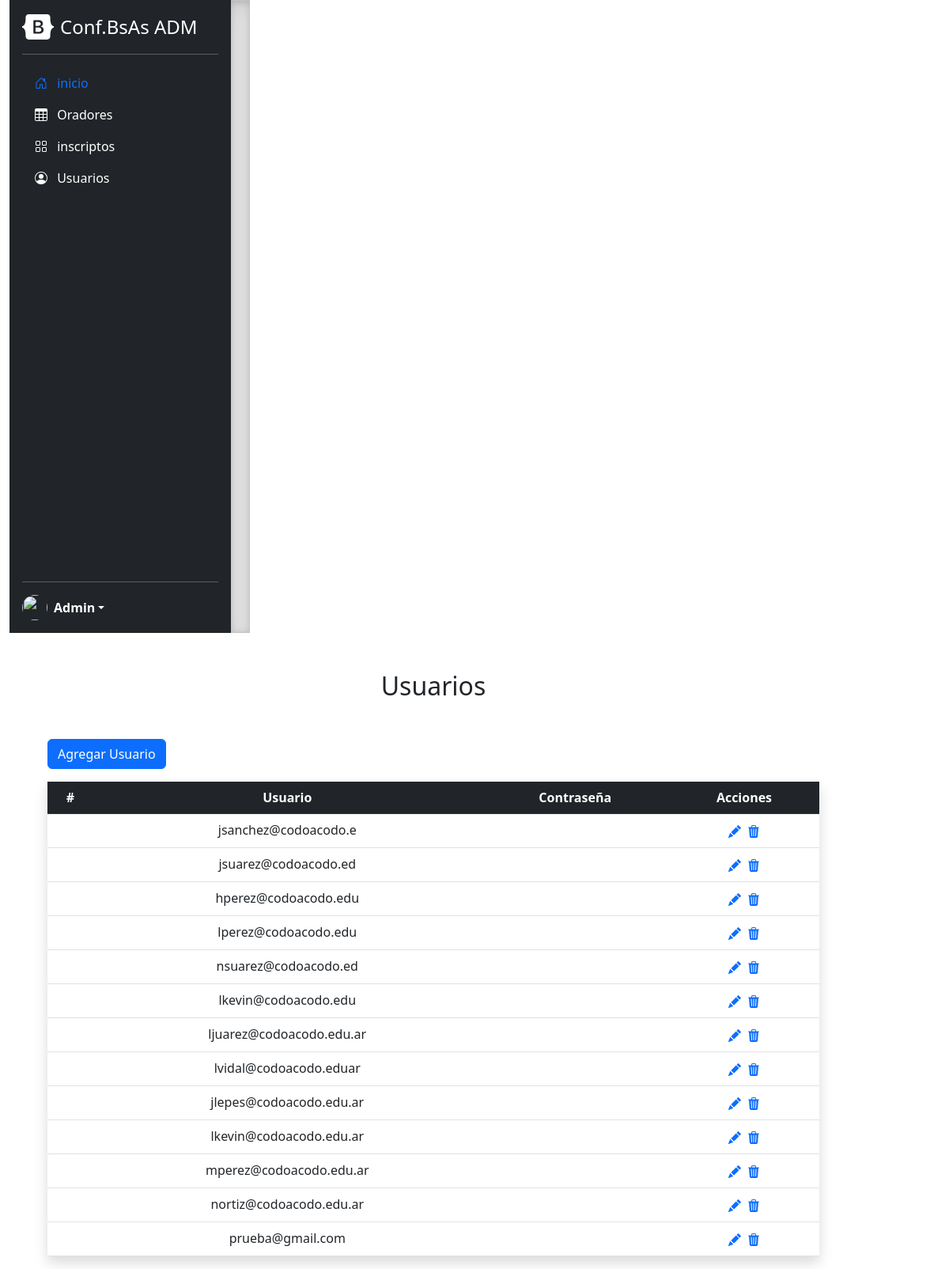
The page /codo-final/usuarios.php on the database its author committed.
### tables this page shows
CREATE TABLE `usuarios` (
  `idusuario` int(11) NOT NULL,
  `usuario` varchar(50) NOT NULL,
  `clave` varchar(20) NOT NULL
);

### codo-final/usuarios.php (the view, shortened to what this page needs)
<!DOCTYPE html>
<html lang="en">
<head>
  <link href="https://cdn.jsdelivr.net/npm/bootstrap@5.3.0-alpha3/dist/css/bootstrap.min.css" rel="stylesheet"
 />
  <link rel="stylesheet" href="https://cdn.jsdelivr.net/npm/bootstrap-icons@1.10.5/font/bootstrap-icons.css">
</head>
<body>
  <div class="container-fluid">
    <div class="row">
      <div class="col-md-4">
        <?php include_once("inicio-adm.php") ?>
      </div>
      <div class="col-md-8 mx-auto ms-5" style="width:1000px">
        <h2 class="text-center mt-5 mb-5">Usuarios</h2>
        <button type="button" class="btn btn-primary  mb-3" data-bs-toggle="modal" data-bs-target="#addModal">
          Agregar Usuario
        </button>
        <table class="table shadow text-center">
          <thead class="table-dark">
            <tr>
              <th scope="col">#</th>
              <th scope="col">Usuario</th>
              <th scope="col">Contraseña</th>
              <th scope="col">Acciones</th>
            </tr>
          </thead>
          <tbody>
            <?php
            $conn = new mysqli("localhost", "root", "", "codo_final");
            $query = $conn->query("SELECT * FROM usuarios");
            while ($usuario = $query->fetch_assoc()) {
              $listaUsuarios[] = $usuario;
            }
            $cantUsuarios = count($listaUsuarios);
            for ($i = 0; $i < $cantUsuarios; $i++) {
              echo "<tr>";
              echo "<td>";
              $idUser = $listaUsuarios[$i]["id"];
              echo "</td>";
              echo "<td>";
              $user = $listaUsuarios[$i]["usuario"];
              echo $user;
              echo "</td>";
              echo "<td>";
              echo "</td>";
              echo "<td>";
              echo "<a href='editUsuario.php?id=$idUser&mensaje='><i class='bi bi-pencil-fill m-1' ></i></a>";
              echo "<a href='#' data-bs-toggle='modal' data-bs-target='#delModal' id='$idUser' user='$user' ><i class='bi bi-trash3-fill m-1'></i></a>";
              echo "</td>";
              echo "</tr>";
            }
            ?>
          </tbody>
        </table>
      </div>
    </div>
  </div>
</body>
</html>

### codo-final/inicio-adm.php (shortened to what this page needs)
<!doctype html>
<html lang="en">
  <head>
    <link href="https://cdn.jsdelivr.net/npm/bootstrap@5.3.0-alpha3/dist/css/bootstrap.min.css" rel="stylesheet"
 />
<link rel="stylesheet" href="css/sidebars.css">
    <link href="sidebars.css" rel="stylesheet">
  </head>
  <body>
<main>
  <div class="d-flex flex-column flex-shrink-0 p-3 text-white bg-dark" style="width: 280px;">
    <a href="/" class="d-flex align-items-center mb-3 mb-md-0 me-md-auto text-white text-decoration-none">
      <svg class="bi me-2" width="40" height="32"><use xlink:href="#bootstrap"/></svg>
      <span class="fs-4">Conf.BsAs ADM</span>
    </a>
    <hr>
    <ul class="nav nav-pills flex-column mb-auto">
      <li class="nav-item">
        <a href="inicio-adm.php" class="nav-link " aria-current="page">
          <svg class="bi me-2" width="16" height="16"><use xlink:href="#home"/></svg>
          inicio
        </a>
      </li>
      <li>
        <a href="oradores.php" class="nav-link text-white">
          <svg class="bi me-2" width="16" height="16"><use xlink:href="#table"/></svg>
          Oradores
        </a>
      </li>
      <li>
        <a href="inscriptos.php" class="nav-link text-white">
          <svg class="bi me-2" width="16" height="16"><use xlink:href="#grid"/></svg>
          inscriptos
        </a>
      </li>
      <li>
        <a href="usuarios.php" class="nav-link text-white">
          <svg class="bi me-2" width="16" height="16"><use xlink:href="#people-circle"/></svg>
         Usuarios
        </a>
      </li>
    </ul>
    <hr>
    <div class="dropdown">
      <a href="#" class="d-flex align-items-center text-white text-decoration-none dropdown-toggle" id="dropdownUser1" data-bs-toggle="dropdown" aria-expanded="false">
        <img src="https://github.com/mdo.png" alt="" width="32" height="32" class="rounded-circle me-2">
        <strong>Admin</strong>
      </a>
    </div>
  </div>
  <div class="b-example-divider"></div>
</main>
  </body>
</html>

### codo-final/css/sidebars.css (style rules this page uses)
body { min-height: 100vh; min-height: -webkit-fill-available; }
html { height: -webkit-fill-available; }
main { display: flex; flex-wrap: nowrap; height: 100vh; height: -webkit-fill-available; max-height: 100vh; overflow-x: auto; overflow-y: hidden; }
.b-example-divider { flex-shrink: 0; width: 1.5rem; height: 100vh; background-color: rgba(0, 0, 0, .1); border: solid rgba(0, 0, 0, .15); border-width: 1px 0; box-shadow: inset 0 .5em 1.5em rgba(0, 0, 0, .1), inset 0 .125em .5em rgba(0, 0, 0, .15); }
.bi { vertical-align: -.125em; pointer-events: none; fill: currentColor; }
.dropdown-toggle { outline: 0; }

### codo-final/inicio-adm.php (style rules this page uses)
body { background-image: url(https://citymap-wallpaper.com/wp-content/uploads/2021/03/Desktop_21-9_White_BuenosAires.png); background-repeat: no-repeat; background-size:cover; }

### rows shown on the page
usuarios: usuario "jsanchez@codoacodo.e"
usuarios: usuario "jsuarez@codoacodo.ed"
usuarios: usuario "hperez@codoacodo.edu"
usuarios: usuario "lperez@codoacodo.edu"
usuarios: usuario "nsuarez@codoacodo.ed"
usuarios: usuario "lkevin@codoacodo.edu"
usuarios: usuario "ljuarez@codoacodo.edu.ar"
usuarios: usuario "lvidal@codoacodo.eduar"
usuarios: usuario "jlepes@codoacodo.edu.ar"
usuarios: usuario "lkevin@codoacodo.edu.ar"
usuarios: usuario "mperez@codoacodo.edu.ar"
usuarios: usuario "nortiz@codoacodo.edu.ar"
usuarios: usuario "prueba@gmail.com"
